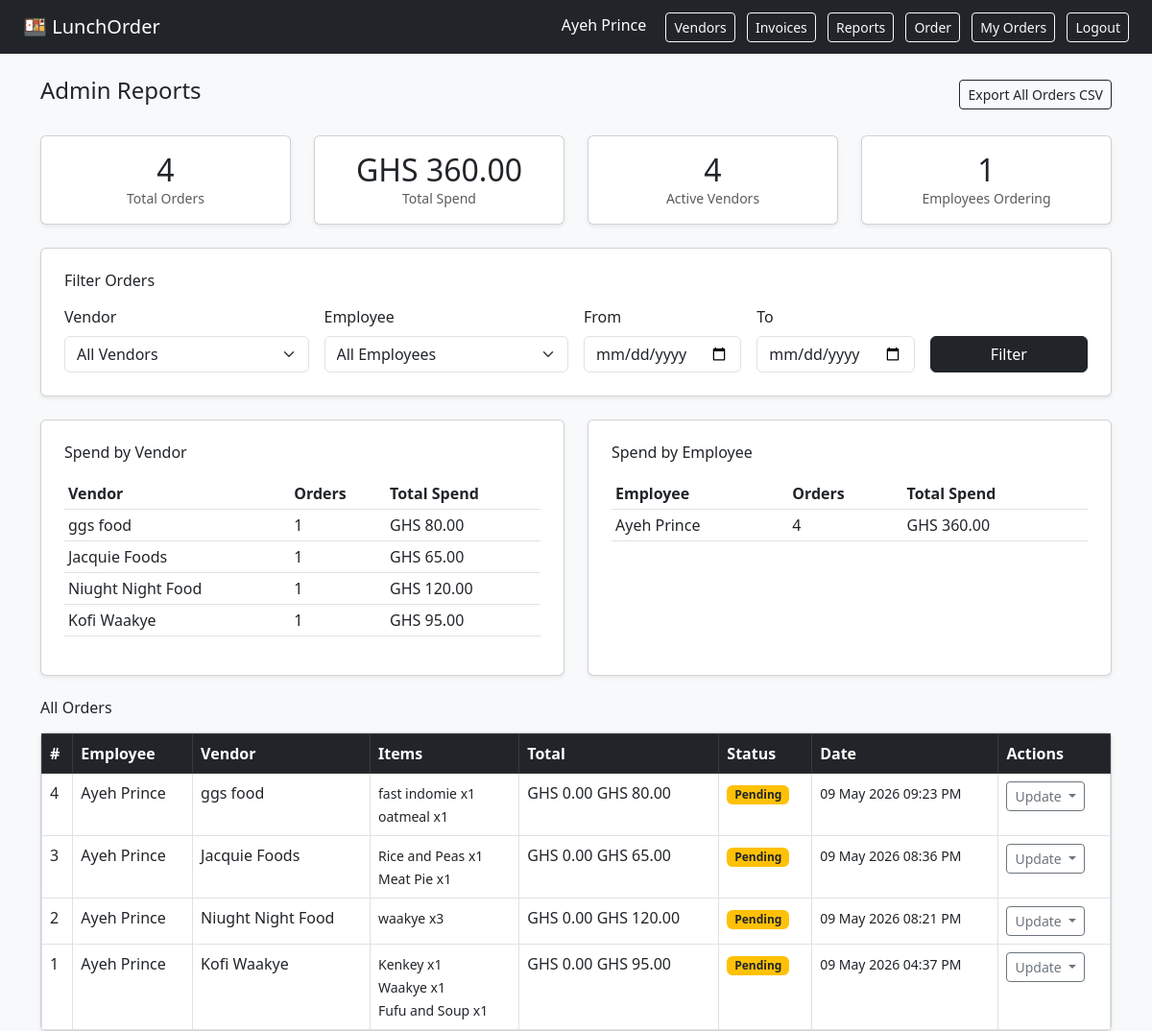
/reports (signed in), run on the app's committed database.
### app/models.py (models this page shows)
class Employee(UserMixin, db.Model):
    id = db.Column(db.Integer, primary_key=True)
    name = db.Column(db.String(100), nullable=False)
    email = db.Column(db.String(120), unique=True, nullable=False)
    password = db.Column(db.String(200), nullable=False)
    is_admin = db.Column(db.Boolean, default=False)
    orders = db.relationship('Order', backref='employee', lazy=True)

class Vendor(db.Model):
    id = db.Column(db.Integer, primary_key=True)
    name = db.Column(db.String(100), nullable=False)
    contact_email = db.Column(db.String(120), nullable=False)
    phone = db.Column(db.String(20), nullable=False)
    cuisine_type = db.Column(db.String(50), nullable=False)
    is_active = db.Column(db.Boolean, default=False)
    order_deadline = db.Column(db.Time, nullable=True)
    menu_items = db.relationship('MenuItem', backref='vendor', lazy=True)

class Order(db.Model):
    id = db.Column(db.Integer, primary_key=True)
    employee_id = db.Column(db.Integer, db.ForeignKey('employee.id'), nullable=False)
    vendor_id = db.Column(db.Integer, db.ForeignKey('vendor.id'), nullable=False)
    status = db.Column(db.String(20), default='pending')
    created_at = db.Column(db.DateTime, default=datetime.utcnow)
    items = db.relationship('OrderItem', backref='order', lazy=True)
    vendor = db.relationship('Vendor', backref='orders')

class OrderItem(db.Model):
    id = db.Column(db.Integer, primary_key=True)
    order_id = db.Column(db.Integer, db.ForeignKey('order.id'), nullable=False)
    menu_item_id = db.Column(db.Integer, db.ForeignKey('menu_item.id'), nullable=False)
    quantity = db.Column(db.Integer, default=1)
    notes = db.Column(db.String(255), nullable=True)
    menu_item = db.relationship('MenuItem')

class MenuItem(db.Model):
    id = db.Column(db.Integer, primary_key=True)
    vendor_id = db.Column(db.Integer, db.ForeignKey('vendor.id'), nullable=False)
    name = db.Column(db.String(100), nullable=False)
    description = db.Column(db.String(255), nullable=True)
    price = db.Column(db.Float, nullable=False)
    is_available = db.Column(db.Boolean, default=True)
    dietary_tag = db.Column(db.String(50), nullable=True)

### app/reports.py (the view)
@reports_bp.route('/reports')
@login_required
@admin_required
def dashboard():
    vendor_id = request.args.get('vendor_id', type=int)
    employee_id = request.args.get('employee_id', type=int)
    start_date = request.args.get('start_date')
    end_date = request.args.get('end_date')
    query = Order.query
    if vendor_id:
        query = query.filter(Order.vendor_id == vendor_id)
    if employee_id:
        query = query.filter(Order.employee_id == employee_id)
    if start_date:
        query = query.filter(Order.created_at >= datetime.fromisoformat(start_date))
    if end_date:
        query = query.filter(Order.created_at <= datetime.combine(
            date.fromisoformat(end_date), datetime.max.time()
        ))
    orders = query.order_by(Order.created_at.desc()).all()
    total_orders = len(orders)
    total_spend = 0
    for order in orders:
        for item in order.items:
            total_spend += item.menu_item.price * item.quantity
    total_spend = round(total_spend, 2)
    vendor_totals = {}
    for order in orders:
        vname = order.vendor.name
        if vname not in vendor_totals:
            vendor_totals[vname] = {'orders': 0, 'spend': 0}
        vendor_totals[vname]['orders'] += 1
        for item in order.items:
            vendor_totals[vname]['spend'] += item.menu_item.price * item.quantity
    employee_totals = {}
    for order in orders:
        ename = order.employee.name
        if ename not in employee_totals:
            employee_totals[ename] = {'orders': 0, 'spend': 0}
        employee_totals[ename]['orders'] += 1
        for item in order.items:
            employee_totals[ename]['spend'] += item.menu_item.price * item.quantity
    vendors = Vendor.query.all()
    employees = Employee.query.all()
    return render_template('reports/dashboard.html',
        orders=orders,
        total_orders=total_orders,
        total_spend=total_spend,
        vendor_totals=vendor_totals,
        employee_totals=employee_totals,
        vendors=vendors,
        employees=employees,
        selected_vendor=vendor_id,
        selected_employee=employee_id,
        start_date=start_date,
        end_date=end_date
    )

### app/auth.py (called while the page is built)
@login_manager.user_loader
def load_user(user_id):
    return Employee.query.get(int(user_id))

### app/vendor.py (called while the page is built)
def admin_required(f):
    @wraps(f)
    def decorated(*args, **kwargs):
        if not current_user.is_admin:
            flash('Admin access required.', 'danger')
            return redirect(url_for('main.index'))
        return f(*args, **kwargs)
    return decorated

### app/templates/reports/dashboard.html (shortened to what this page needs)
{% extends "base.html" %}
{% block content %}
<div class="d-flex justify-content-between align-items-center mb-4">
    <h4>Admin Reports</h4>
    <a href="{{ url_for('reports.export_orders') }}" class="btn btn-outline-dark btn-sm">Export All Orders CSV</a>
</div>
<div class="row mb-4">
    <div class="col-md-3">
        <div class="card shadow-sm text-center p-3">
            <h2 class="mb-0">{{ total_orders }}</h2>
            <small class="text-muted">Total Orders</small>
        </div>
    </div>
    <div class="col-md-3">
        <div class="card shadow-sm text-center p-3">
            <h2 class="mb-0">GHS {{ '%.2f'|format(total_spend) }}</h2>
            <small class="text-muted">Total Spend</small>
        </div>
    </div>
    <div class="col-md-3">
        <div class="card shadow-sm text-center p-3">
            <h2 class="mb-0">{{ vendor_totals|length }}</h2>
            <small class="text-muted">Active Vendors</small>
        </div>
    </div>
    <div class="col-md-3">
        <div class="card shadow-sm text-center p-3">
            <h2 class="mb-0">{{ employee_totals|length }}</h2>
            <small class="text-muted">Employees Ordering</small>
        </div>
    </div>
</div>
<div class="card shadow-sm mb-4">
    <div class="card-body p-4">
        <h6 class="mb-3">Filter Orders</h6>
        <form method="GET" action="{{ url_for('reports.dashboard') }}">
            <div class="row g-3">
                <div class="col-md-3">
                    <label class="form-label">Vendor</label>
                    <select name="vendor_id" class="form-select">
                        <option value="">All Vendors</option>
                    </select>
                </div>
                <div class="col-md-3">
                    <label class="form-label">Employee</label>
                    <select name="employee_id" class="form-select">
                        <option value="">All Employees</option>
                    </select>
                </div>
                <div class="col-md-2">
                    <label class="form-label">From</label>
                    <input type="date" name="start_date" class="form-control" value="{{ start_date or '' }}">
                </div>
                <div class="col-md-2">
                    <label class="form-label">To</label>
                    <input type="date" name="end_date" class="form-control" value="{{ end_date or '' }}">
                </div>
                <div class="col-md-2 d-flex align-items-end">
                    <button type="submit" class="btn btn-dark w-100">Filter</button>
                </div>
            </div>
        </form>
    </div>
</div>
<div class="row mb-4">
    <div class="col-md-6">
        <div class="card shadow-sm h-100">
            <div class="card-body p-4">
                <h6 class="mb-3">Spend by Vendor</h6>
                {% if vendor_totals %}
                <table class="table table-sm">
                    <thead><tr><th>Vendor</th><th>Orders</th><th>Total Spend</th></tr></thead>
                    <tbody>
                        {% for name, data in vendor_totals.items() %}
                        <tr>
                            <td>{{ name }}</td>
                            <td>{{ data.orders }}</td>
                            <td>GHS {{ '%.2f'|format(data.spend) }}</td>
                        </tr>
                        {% endfor %}
                    </tbody>
                </table>
                {% else %}
                <p class="text-muted">No data.</p>
                {% endif %}
            </div>
        </div>
    </div>
    <div class="col-md-6">
        <div class="card shadow-sm h-100">
            <div class="card-body p-4">
                <h6 class="mb-3">Spend by Employee</h6>
                {% if employee_totals %}
                <table class="table table-sm">
                    <thead><tr><th>Employee</th><th>Orders</th><th>Total Spend</th></tr></thead>
                    <tbody>
                        {% for name, data in employee_totals.items() %}
                        <tr>
                            <td>{{ name }}</td>
                            <td>{{ data.orders }}</td>
                            <td>GHS {{ '%.2f'|format(data.spend) }}</td>
                        </tr>
                        {% endfor %}
                    </tbody>
                </table>
                {% else %}
                <p class="text-muted">No data.</p>
                {% endif %}
            </div>
        </div>
    </div>
</div>
<h6 class="mb-3">All Orders</h6>
{% if orders %}
<div class="card shadow-sm">
    <div class="card-body p-0">
        <table class="table table-bordered mb-0">
            <thead class="table-dark">
                <tr>
                    <th>#</th>
                    <th>Employee</th>
                    <th>Vendor</th>
                    <th>Items</th>
                    <th>Total</th>
                    <th>Status</th>
                    <th>Date</th>
                    <th>Actions</th>
                </tr>
            </thead>
            <tbody>
                {% for order in orders %}
                <tr>
                    <td>{{ order.id }}</td>
                    <td>{{ order.employee.name }}</td>
                    <td>{{ order.vendor.name }}</td>
                    <td>
                        {% for oi in order.items %}
                        <small>{{ oi.menu_item.name }} x{{ oi.quantity }}</small><br>
                        {% endfor %}
                    </td>
                    <td>
                        GHS {{ '%.2f'|format(order.items|sum(attribute='quantity') * 0) }}
                        {% set total = namespace(val=0) %}
                        {% for oi in order.items %}
                            {% set total.val = total.val + oi.menu_item.price * oi.quantity %}
                        {% endfor %}
                        GHS {{ '%.2f'|format(total.val) }}
                    </td>
                    <td>
                        <span class="badge bg-{{
                            'success' if order.status == 'delivered' else
                            'primary' if order.status == 'confirmed' else
                            'danger' if order.status == 'cancelled' else
                            'warning text-dark'
                        }}">{{ order.status | capitalize }}</span>
                    </td>
                    <td><small>{{ order.created_at.strftime('%d %b %Y %I:%M %p') }}</small></td>
                    <td>
                        <div class="dropdown">
                            <button class="btn btn-sm btn-outline-secondary dropdown-toggle" data-bs-toggle="dropdown">
                                Update
                            </button>
                        </div>
                    </td>
                </tr>
                {% endfor %}
            </tbody>
        </table>
    </div>
</div>
{% else %}
<p class="text-muted">No orders found for the selected filters.</p>
{% endif %}
{% endblock %}

### app/templates/base.html (shortened to what this page needs)
<!DOCTYPE html>
<html lang="en">
<head>
    <link href="https://cdn.jsdelivr.net/npm/bootstrap@5.3.0/dist/css/bootstrap.min.css" rel="stylesheet">
</head>
<body class="bg-light">
<nav class="navbar navbar-dark bg-dark px-4">
    <span class="navbar-brand">🍱 LunchOrder</span>
    <div>
        {% if current_user.is_authenticated %}
            <span class="text-white me-3">{{ current_user.name }}</span>
            {% if current_user.is_admin %}
                <a href="{{ url_for('vendor.vendor_list') }}" class="btn btn-outline-light btn-sm me-2">Vendors</a>
                <a href="{{ url_for('invoices.invoice_list') }}" class="btn btn-outline-light btn-sm me-2">Invoices</a>
                <a href="{{ url_for('reports.dashboard') }}" class="btn btn-outline-light btn-sm me-2">Reports</a>
            {% endif %}
            <a href="{{ url_for('orders.browse') }}" class="btn btn-outline-light btn-sm me-2">Order</a>
            <a href="{{ url_for('orders.my_orders') }}" class="btn btn-outline-light btn-sm me-2">My Orders</a>
            <a href="{{ url_for('auth.logout') }}" class="btn btn-outline-light btn-sm">Logout</a>
        {% else %}
            <a href="{{ url_for('auth.login') }}" class="btn btn-outline-light btn-sm me-2">Login</a>
            <a href="{{ url_for('auth.register') }}" class="btn btn-outline-light btn-sm">Register</a>
        {% endif %}
    </div>
</nav>
<div class="container mt-4">
    {% block content %}{% endblock %}
</div>
</body>
</html>

### data on the page
Employee: name "Ayeh Prince", orders "4", spend "360.00"
Vendor: name "ggs food", orders "1", spend "80.00"
Vendor: name "Jacquie Foods", orders "1", spend "65.00"
Vendor: name "Niught Night Food", orders "1", spend "120.00"
Vendor: name "Kofi Waakye", orders "1", spend "95.00"
Order: id "4", employee.name "Ayeh Prince", vendor.name "ggs food", items|sum "0.00", val "80.00", status "Pending", created_at "09 May 2026 09:23 PM"
OrderItem: menu_item.name "fast indomie", quantity "1"
OrderItem: menu_item.name "oatmeal", quantity "1"
Order: id "3", employee.name "Ayeh Prince", vendor.name "Jacquie Foods", items|sum "0.00", val "65.00", status "Pending", created_at "09 May 2026 08:36 PM"
OrderItem: menu_item.name "Rice and Peas", quantity "1"
OrderItem: menu_item.name "Meat Pie", quantity "1"
Order: id "2", employee.name "Ayeh Prince", vendor.name "Niught Night Food", items|sum "0.00", val "120.00", status "Pending", created_at "09 May 2026 08:21 PM"
OrderItem: menu_item.name "waakye", quantity "3"
Order: id "1", employee.name "Ayeh Prince", vendor.name "Kofi Waakye", items|sum "0.00", val "95.00", status "Pending", created_at "09 May 2026 04:37 PM"
OrderItem: menu_item.name "Kenkey", quantity "1"
OrderItem: menu_item.name "Waakye", quantity "1"
OrderItem: menu_item.name "Fufu and Soup", quantity "1"

### other printed values
{{ total_orders }} "4"
{{ '%.2f'|format(total_spend) }} "360.00"
{{ vendor_totals|length }} "4"
{{ employee_totals|length }} "1"
